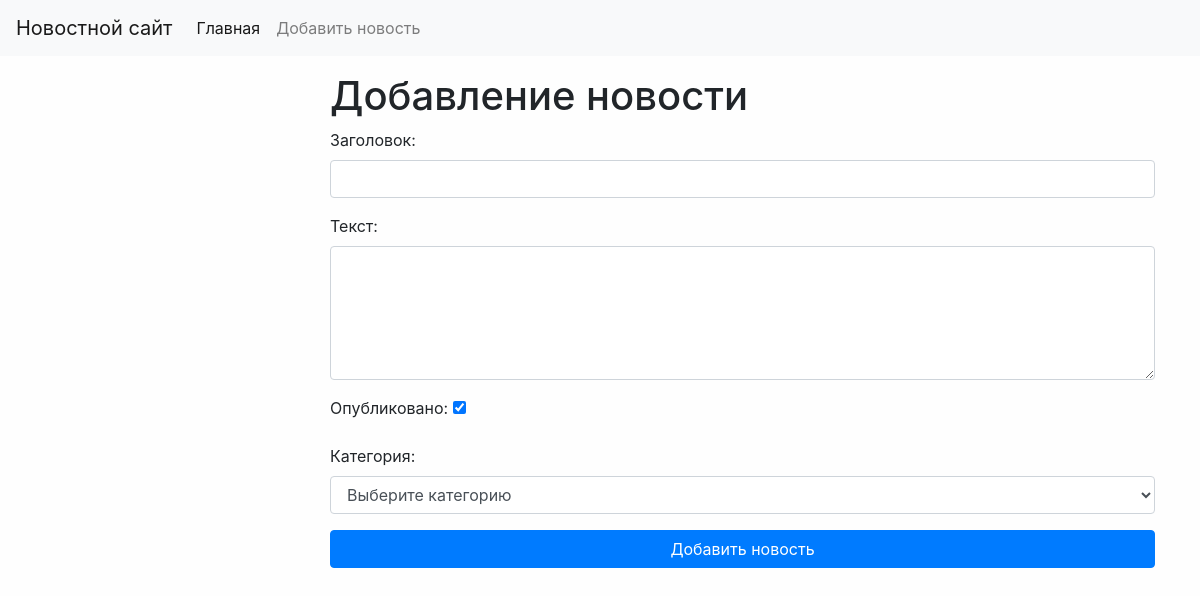
/news/add-news/, run on an earlier commit of the app's database.
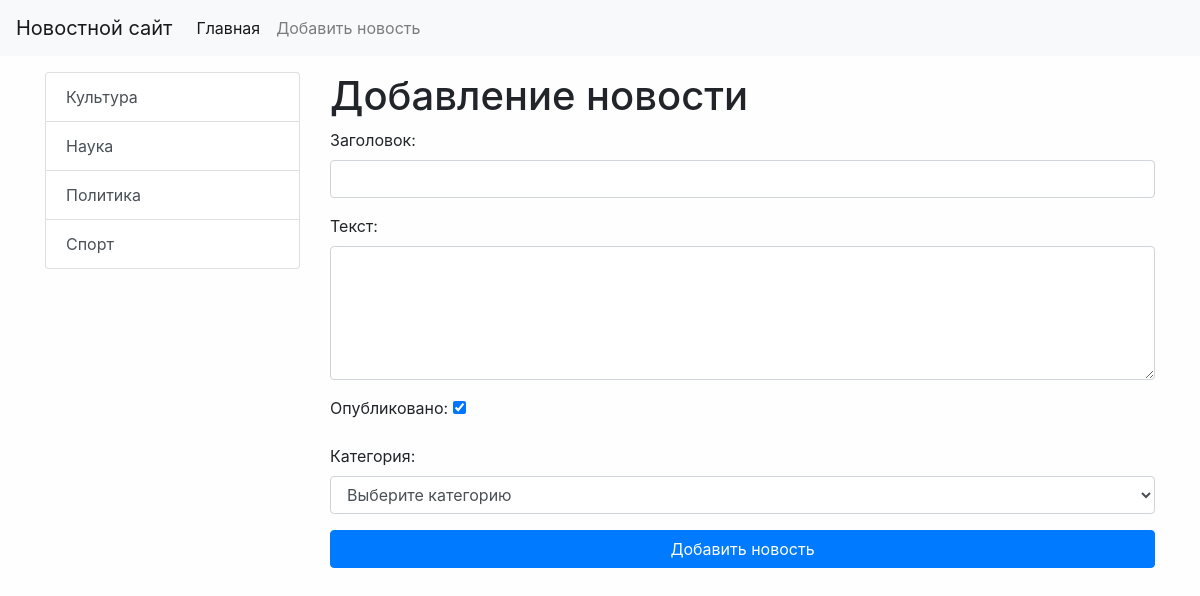
And on a later commit of the database.
### news/models.py (models this page shows)
class Categories(models.Model):
    title = models.CharField(max_length=255, verbose_name='Наименование', db_index=True)
    def get_absolute_url(self):
        return reverse('category', kwargs={"category_id": self.pk})
    def __str__(self):
        return self.title
    class Meta:
        verbose_name = 'Категория'
        verbose_name_plural = 'Категории'
        ordering = ['title']

### news/views.py (the view)
# urls.py: path('news/add-news/', add_news, name='add_news'),
def add_news(request):
    if request.method == 'POST':
        form = NewsForm(request.POST)
        if form.is_valid():
            news = News.objects.create(**form.cleaned_data)
            return redirect(news)
    else:
        form = NewsForm()
    return render(request, 'news/add_news.html', {'form': form})

### news/forms.py
class NewsForm(forms.Form):
    title = forms.CharField(max_length=250, label='Заголовок', widget=forms.TextInput(attrs={"class": "form-control"}))
    content = forms.CharField(label='Текст', required=False, widget=forms.Textarea(attrs={
        "class": "form-control",
        "rows": "5"
    }))
    is_published = forms. BooleanField(label='Опубликовано', initial=True)
    category = forms.ModelChoiceField(queryset=Categories.objects.all(), label='Категория', empty_label='Выберите категорию', widget=forms.Select(attrs={"class": "form-control"}))

### news/templatetags/news_tags.py (called while the page is built)
@register.inclusion_tag('news/list_categories.html')
def show_categories():
    categories = Categories.objects.all()
    return {"categories": categories,}

### news/templates/news/add_news.html (shortened to what this page needs)
{% extends 'base.html' %}
{% block sidebar %}
    {% include 'inc/_sidebar.html' %}
{% endblock %}
{% block content %}
    <h1>Добавление новости</h1>
    <form action="{% url 'add_news' %}" method="post">
        {{ form.as_p }}
        <button type="submit" class="btn btn-primary btn-block">Добавить новость</button>
    </form>
{% endblock %}

### news/templates/news/list_categories.html
<div class="list-group">
    {% for item in categories %}
        <a href="{{ item.get_absolute_url }}" class="list-group-item list-group-item-action">
            {{ item.title }}
        </a>
    {% endfor %}
</div>

What changed in the data, as far as the page shows it:
added Categories: title "Культура"
added Categories: title "Наука"
added Categories: title "Политика"
added Categories: title "Спорт"
